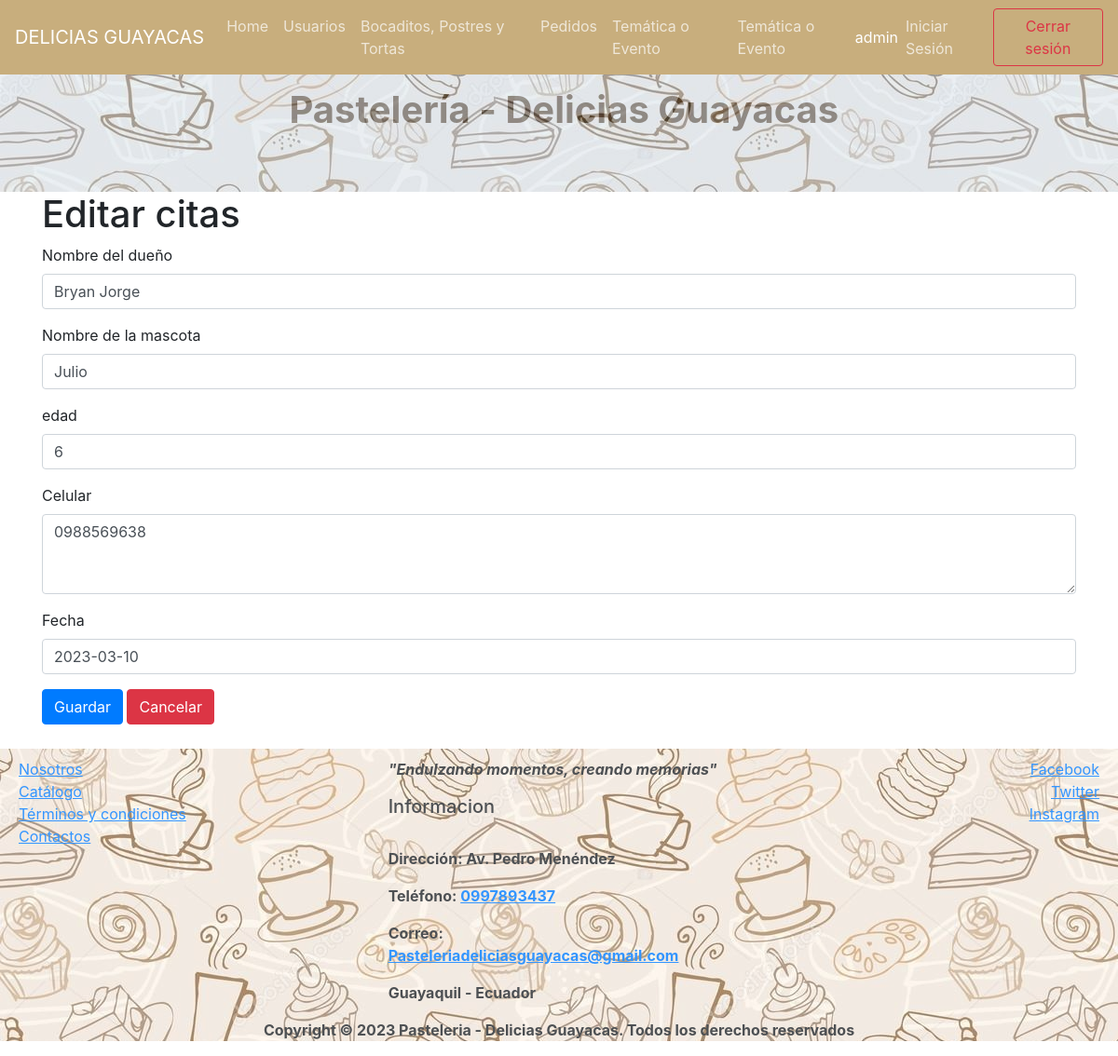
/index.php?c=citas&f=editcitas&id=1 (signed in), run on the app's committed database.
### tables this page shows
CREATE TABLE `citas` (
  `id` int(11) NOT NULL,
  `duenio` varchar(40) NOT NULL,
  `nmascotas` varchar(20) NOT NULL,
  `edad` int(11) NOT NULL,
  `celular` varchar(10) NOT NULL,
  `fecha` date NOT NULL
);

### controller/CitasController.php (called while the page is built, shortened)
<?php
require_once 'model/dao/citasDao.php';
class CitasController
{
    private $model;
    public function __construct()
    {
        $this->model = new citasDao();
    }
    public function editcitas ()
    {
        $id = $_GET['id'];
        $citas = $this->model->getById($id);
        require_once VCITAS.'edit.php';
    }
}
?>

### controller/FrontController.php (called while the page is built, shortened)
<?php
class FrontController {
    public function ruteo()
    {
        $funcion = (!empty($_REQUEST['f'])) ? htmlentities($_REQUEST['f']) : FUNCION_PRINCIPAL;
        $cont = new  $controlador();
        $cont->$funcion();
    }
}
?>

### index.php (called while the page is built)
<?php
require_once 'controller/FrontController.php';
$front = new FrontController();
$front->ruteo();

### config/Conexion.php (called while the page is built)
<?php
class Conexion {
    public static function getConexion() {
         $dsn = 'mysql:host=localhost;port=3310;dbname=' . DBNAME;
        $conexion = null;
        try {
            $conexion = new PDO($dsn, DBUSER, DBPASSWORD);
             $conexion->setAttribute(PDO::ATTR_ERRMODE, PDO::ERRMODE_EXCEPTION);
        } catch (Exception $e) {
            echo $e;
            die("error " . $e->getMessage());
        }
        return $conexion;
    }
}

### model/dao/citasDao.php (called while the page is built, shortened)
<?php
require_once "config/Conexion.php";
class citasDao
{
    private $con;
    static private $getById = "SELECT * FROM citas WHERE  id= :id";
    public function __construct()
    {
        $this->con = Conexion::getConexion();
    }
    public function getById($id)
    {
        $stmt = $this->con->prepare(citasDao::$getById);
        $data = ["id" => $id];
        $stmt->execute($data);
        return $stmt->fetch(PDO::FETCH_ASSOC);
    }
}
?>

### view/citas/citas.edit.php (the view, shortened to what this page needs)
<div class="container">
    <div class="row">
        <div class="col-12">
            <h1>Editar citas</h1>
            <form action="index.php?c=citas&f=edit" onsubmit="return validar();" method="POST" name="formcitasEdit" id="formcitasEdit">
                <div class="form-group">
                    <label for="duenio">Nombre del dueño</label>
                    <input type="text" class="form-control" name="duenio" id="duenio" placeholder="Nombre del dueño" value="<?php echo $citas['duenio']?>" >
                </div>
                <div class="form-group">
                    <label for="nmascotas">Nombre de la mascota</label>
                    <input type="text" class="form-control" name="nmascotas" id="nmascotas" placeholder="Nombre de la mascota" value="<?php echo $citas['nmascotas']?>" >
                </div>
                <div class="form-group">
                    <label for="nmascotas">edad</label>
                    <input type="text" class="form-control" name="edad" id="edad" placeholder="Edad" value="<?php echo $citas['edad']?>" >
                </div>
                <div class="form-group">
                    <label for="descripcion">Celular</label>
                    <textarea class="form-control" name="celular" id="celular" rows="3" placeholder="Numero de celular"  ><?php echo $citas['celular']?></textarea>
                </div>
                <div class="form-group">
                    <label for="fecha">Fecha</label>
                    <input type="text" class="form-control" name="fecha" id="fecha" placeholder="fecha " value="<?php echo $citas['fecha']?>">
                </div>
                <div class="form-group mx-auto">
                    <button type="submit" class="btn btn-primary">Guardar</button>
                    <a href="index.php?c=citas&f=index" class="btn btn-danger">Cancelar</a>
                </div>
            </form>
        </div>
    </div>
</div>

### data on the page
citas: duenio "Bryan Jorge", nmascotas "Julio", edad "6", celular "0988569638", fecha "2023-03-10"

### other printed values
$_SESSION['name'] "admin"
